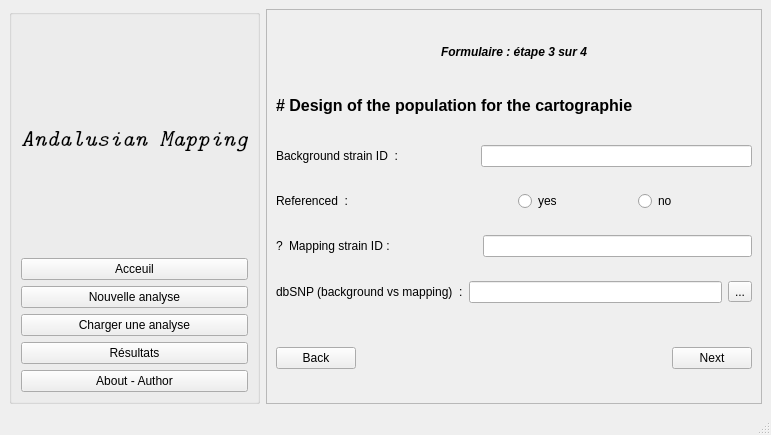
<?xml version="1.0" encoding="UTF-8"?>
<ui version="4.0">
 <class>MainWindow</class>
 <widget class="QMainWindow" name="MainWindow">
  <property name="geometry">
   <rect>
    <x>0</x>
    <y>0</y>
    <width>771</width>
    <height>435</height>
   </rect>
  </property>
  <property name="windowTitle">
   <string>MainWindow</string>
  </property>
  <widget class="QWidget" name="centralwidget">
   <layout class="QGridLayout" name="gridLayout">
    <item row="0" column="0">
     <widget class="QGroupBox" name="groupBox_2">
      <property name="minimumSize">
       <size>
        <width>0</width>
        <height>344</height>
       </size>
      </property>
      <property name="maximumSize">
       <size>
        <width>500</width>
        <height>400</height>
       </size>
      </property>
      <property name="title">
       <string/>
      </property>
      <layout class="QGridLayout" name="gridLayout_2">
       <item row="0" column="0">
        <widget class="QLabel" name="label_titre">
         <property name="font">
          <font>
           <family>Latin Modern Mono</family>
           <pointsize>18</pointsize>
           <weight>50</weight>
           <italic>true</italic>
           <bold>false</bold>
          </font>
         </property>
         <property name="cursor">
          <cursorShape>CrossCursor</cursorShape>
         </property>
         <property name="acceptDrops">
          <bool>false</bool>
         </property>
         <property name="layoutDirection">
          <enum>Qt::LeftToRight</enum>
         </property>
         <property name="text">
          <string>&lt;html&gt;&lt;head/&gt;&lt;body&gt;&lt;p align=&quot;center&quot;&gt;Andalusian Mapping&lt;/p&gt;&lt;/body&gt;&lt;/html&gt;</string>
         </property>
        </widget>
       </item>
       <item row="1" column="0">
        <widget class="QPushButton" name="pushButton_acceuil">
         <property name="text">
          <string>Acceuil</string>
         </property>
        </widget>
       </item>
       <item row="2" column="0">
        <widget class="QPushButton" name="pushButton_newAnalyse">
         <property name="text">
          <string>Nouvelle analyse</string>
         </property>
        </widget>
       </item>
       <item row="3" column="0">
        <widget class="QPushButton" name="pushButton_oldAnalise">
         <property name="text">
          <string>Charger une analyse</string>
         </property>
        </widget>
       </item>
       <item row="4" column="0">
        <widget class="QPushButton" name="pushButton_resultat">
         <property name="text">
          <string>Résultats</string>
         </property>
        </widget>
       </item>
       <item row="5" column="0">
        <widget class="QPushButton" name="pushButton_author">
         <property name="text">
          <string>About - Author</string>
         </property>
        </widget>
       </item>
      </layout>
     </widget>
    </item>
    <item row="0" column="1">
     <widget class="QScrollArea" name="scrollArea">
      <property name="widgetResizable">
       <bool>true</bool>
      </property>
      <widget class="QWidget" name="scrollAreaWidgetContents">
       <property name="geometry">
        <rect>
         <x>0</x>
         <y>0</y>
         <width>491</width>
         <height>368</height>
        </rect>
       </property>
       <layout class="QGridLayout" name="gridLayout_3">
        <item row="0" column="0">
         <widget class="QLabel" name="label_etape3">
          <property name="maximumSize">
           <size>
            <width>16777215</width>
            <height>30</height>
           </size>
          </property>
          <property name="text">
           <string>&lt;html&gt;&lt;head/&gt;&lt;body&gt;&lt;p align=&quot;center&quot;&gt;&lt;span style=&quot; font-weight:600; font-style:italic;&quot;&gt;Formulaire : étape 3 sur 4&lt;/span&gt;&lt;/p&gt;&lt;/body&gt;&lt;/html&gt;</string>
          </property>
         </widget>
        </item>
        <item row="1" column="0">
         <widget class="QLabel" name="label_titre3">
          <property name="maximumSize">
           <size>
            <width>16777215</width>
            <height>30</height>
           </size>
          </property>
          <property name="text">
           <string>&lt;html&gt;&lt;head/&gt;&lt;body&gt;&lt;p&gt;&lt;span style=&quot; font-size:12pt; font-weight:600;&quot;&gt;# Design of the population for the cartographie&lt;/span&gt;&lt;/p&gt;&lt;/body&gt;&lt;/html&gt;</string>
          </property>
         </widget>
        </item>
        <item row="2" column="0">
         <layout class="QHBoxLayout" name="horizontalLayout_10">
          <item>
           <widget class="QLabel" name="label_backStrainId">
            <property name="text">
             <string>Background strain ID  :                       </string>
            </property>
           </widget>
          </item>
          <item>
           <widget class="QLineEdit" name="lineEdit_backStrainId">
            <property name="text">
             <string/>
            </property>
           </widget>
          </item>
         </layout>
        </item>
        <item row="3" column="0">
         <layout class="QHBoxLayout" name="horizontalLayout">
          <item>
           <widget class="QLabel" name="label_ref">
            <property name="text">
             <string>Referenced  :                                                 </string>
            </property>
           </widget>
          </item>
          <item>
           <widget class="QRadioButton" name="radioButton_yesRef">
            <property name="text">
             <string>yes</string>
            </property>
           </widget>
          </item>
          <item>
           <widget class="QRadioButton" name="radioButton_noRef">
            <property name="text">
             <string>no</string>
            </property>
           </widget>
          </item>
         </layout>
        </item>
        <item row="4" column="0">
         <layout class="QHBoxLayout" name="horizontalLayout_16">
          <item>
           <widget class="QLabel" name="label_20">
            <property name="toolTip">
             <string>&lt;html&gt;&lt;head/&gt;&lt;body&gt;&lt;p&gt;&lt;span style=&quot; font-size:10pt; font-style:italic;&quot;&gt;It should be the same as RGSM appearing in the $Mapping_gVCF (determine with &amp;quot;Read Group&amp;quot; information during analysis)&lt;/span&gt;&lt;/p&gt;&lt;/body&gt;&lt;/html&gt;</string>
            </property>
            <property name="text">
             <string>?</string>
            </property>
           </widget>
          </item>
          <item>
           <widget class="QLabel" name="label_mappStrainId">
            <property name="text">
             <string>Mapping strain ID :                          </string>
            </property>
           </widget>
          </item>
          <item>
           <widget class="QLineEdit" name="lineEdit_mappStrainId">
            <property name="text">
             <string/>
            </property>
           </widget>
          </item>
         </layout>
        </item>
        <item row="5" column="0">
         <layout class="QHBoxLayout" name="horizontalLayout_17">
          <item>
           <widget class="QLabel" name="label_dbsnp">
            <property name="text">
             <string>dbSNP (background vs mapping)  :</string>
            </property>
           </widget>
          </item>
          <item>
           <widget class="QLineEdit" name="lineEdit_dbsnp">
            <property name="text">
             <string/>
            </property>
           </widget>
          </item>
          <item>
           <widget class="QToolButton" name="toolButton_dbsnp">
            <property name="text">
             <string>...</string>
            </property>
           </widget>
          </item>
         </layout>
        </item>
        <item row="6" column="0">
         <spacer name="horizontalSpacer">
          <property name="orientation">
           <enum>Qt::Horizontal</enum>
          </property>
          <property name="sizeHint" stdset="0">
           <size>
            <width>470</width>
            <height>20</height>
           </size>
          </property>
         </spacer>
        </item>
        <item row="7" column="0">
         <layout class="QHBoxLayout" name="horizontalLayout_2">
          <item>
           <widget class="QPushButton" name="pushButton_back3">
            <property name="text">
             <string>Back</string>
            </property>
           </widget>
          </item>
          <item>
           <spacer name="horizontalSpacer_2">
            <property name="orientation">
             <enum>Qt::Horizontal</enum>
            </property>
            <property name="sizeHint" stdset="0">
             <size>
              <width>40</width>
              <height>20</height>
             </size>
            </property>
           </spacer>
          </item>
          <item>
           <widget class="QPushButton" name="pushButton_next3">
            <property name="text">
             <string>Next</string>
            </property>
           </widget>
          </item>
         </layout>
        </item>
       </layout>
      </widget>
     </widget>
    </item>
   </layout>
  </widget>
  <widget class="QMenuBar" name="menubar">
   <property name="geometry">
    <rect>
     <x>0</x>
     <y>0</y>
     <width>771</width>
     <height>25</height>
    </rect>
   </property>
  </widget>
  <widget class="QStatusBar" name="statusbar"/>
 </widget>
 <resources/>
 <connections/>
</ui>
